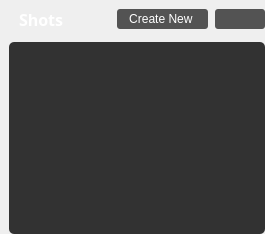
                           <widget class="QFrame" name="frameShots">
                            <property name="maximumSize">
                             <size>
                              <width>16777215</width>
                              <height>16777215</height>
                             </size>
                            </property>
                            <property name="frameShape">
                             <enum>QFrame::NoFrame</enum>
                            </property>
                            <property name="frameShadow">
                             <enum>QFrame::Raised</enum>
                            </property>
                            <layout class="QVBoxLayout" name="verticalLayout_14">
                             <property name="spacing">
                              <number>9</number>
                             </property>
                             <property name="leftMargin">
                              <number>9</number>
                             </property>
                             <property name="topMargin">
                              <number>0</number>
                             </property>
                             <property name="rightMargin">
                              <number>0</number>
                             </property>
                             <property name="bottomMargin">
                              <number>0</number>
                             </property>
                             <item>
                              <widget class="QFrame" name="frameTitleShots">
                               <property name="minimumSize">
                                <size>
                                 <width>0</width>
                                 <height>33</height>
                                </size>
                               </property>
                               <property name="maximumSize">
                                <size>
                                 <width>16777215</width>
                                 <height>33</height>
                                </size>
                               </property>
                               <property name="frameShape">
                                <enum>QFrame::NoFrame</enum>
                               </property>
                               <property name="frameShadow">
                                <enum>QFrame::Raised</enum>
                               </property>
                               <layout class="QHBoxLayout" name="horizontalLayout_10">
                                <property name="leftMargin">
                                 <number>0</number>
                                </property>
                                <property name="rightMargin">
                                 <number>0</number>
                                </property>
                                <property name="bottomMargin">
                                 <number>3</number>
                                </property>
                                <item>
                                 <spacer name="spacerShots">
                                  <property name="orientation">
                                   <enum>Qt::Horizontal</enum>
                                  </property>
                                  <property name="sizeType">
                                   <enum>QSizePolicy::Fixed</enum>
                                  </property>
                                  <property name="sizeHint" stdset="0">
                                   <size>
                                    <width>10</width>
                                    <height>0</height>
                                   </size>
                                  </property>
                                 </spacer>
                                </item>
                                <item>
                                 <widget class="QLabel" name="labelShots">
                                  <property name="font">
                                   <font>
                                    <family>Source Sans Pro</family>
                                    <pointsize>12</pointsize>
                                    <weight>75</weight>
                                    <bold>true</bold>
                                   </font>
                                  </property>
                                  <property name="styleSheet">
                                   <string notr="true">color: rgb(255, 255, 255);</string>
                                  </property>
                                  <property name="text">
                                   <string>Shots</string>
                                  </property>
                                  <property name="alignment">
                                   <set>Qt::AlignLeading|Qt::AlignLeft|Qt::AlignVCenter</set>
                                  </property>
                                 </widget>
                                </item>
                                <item>
                                 <spacer name="spacerAddDeleteShots">
                                  <property name="orientation">
                                   <enum>Qt::Horizontal</enum>
                                  </property>
                                  <property name="sizeType">
                                   <enum>QSizePolicy::Fixed</enum>
                                  </property>
                                  <property name="sizeHint" stdset="0">
                                   <size>
                                    <width>1</width>
                                    <height>20</height>
                                   </size>
                                  </property>
                                 </spacer>
                                </item>
                                <item>
                                 <widget class="QPushButton" name="buttonCreateShots">
                                  <property name="minimumSize">
                                   <size>
                                    <width>0</width>
                                    <height>20</height>
                                   </size>
                                  </property>
                                  <property name="maximumSize">
                                   <size>
                                    <width>95</width>
                                    <height>20</height>
                                   </size>
                                  </property>
                                  <property name="font">
                                   <font>
                                    <family>Segoe UI</family>
                                    <pointsize>9</pointsize>
                                    <weight>50</weight>
                                    <bold>false</bold>
                                   </font>
                                  </property>
                                  <property name="styleSheet">
                                   <string notr="true">QPushButton
{
	background-color: rgb(83, 83, 83);
	color: rgb(255, 255, 255);
	border-radius: 3px;
}
QPushButton:hover:!pressed
{
	background-color: rgb(100, 100, 100);
}</string>
                                  </property>
                                  <property name="text">
                                   <string>Create New </string>
                                  </property>
                                  <property name="icon">
                                   <iconset resource="cioxoQtResources.qrc">
                                    <normaloff>:/icons/graphics/icons/plus.svg</normaloff>:/icons/graphics/icons/plus.svg</iconset>
                                  </property>
                                 </widget>
                                </item>
                                <item>
                                 <spacer name="spacerReloadShots">
                                  <property name="orientation">
                                   <enum>Qt::Horizontal</enum>
                                  </property>
                                  <property name="sizeType">
                                   <enum>QSizePolicy::Fixed</enum>
                                  </property>
                                  <property name="sizeHint" stdset="0">
                                   <size>
                                    <width>1</width>
                                    <height>20</height>
                                   </size>
                                  </property>
                                 </spacer>
                                </item>
                                <item>
                                 <widget class="QPushButton" name="buttonReloadShots">
                                  <property name="minimumSize">
                                   <size>
                                    <width>50</width>
                                    <height>20</height>
                                   </size>
                                  </property>
                                  <property name="maximumSize">
                                   <size>
                                    <width>50</width>
                                    <height>20</height>
                                   </size>
                                  </property>
                                  <property name="font">
                                   <font>
                                    <family>Roboto</family>
                                    <pointsize>9</pointsize>
                                   </font>
                                  </property>
                                  <property name="styleSheet">
                                   <string notr="true">QPushButton
{
	background-color: rgb(83, 83, 83);
	color: rgb(255, 255, 255);
	border-radius: 3px;
}
QPushButton:hover:!pressed
{
	background-color: rgb(100, 100, 100);
}</string>
                                  </property>
                                  <property name="text">
                                   <string/>
                                  </property>
                                  <property name="icon">
                                   <iconset resource="cioxoQtResources.qrc">
                                    <normaloff>:/icons/graphics/icons/refreshCw.svg</normaloff>:/icons/graphics/icons/refreshCw.svg</iconset>
                                  </property>
                                 </widget>
                                </item>
                               </layout>
                              </widget>
                             </item>
                             <item>
                              <widget class="QListWidget" name="listShots">
                               <property name="font">
                                <font>
                                 <family>Segoe UI</family>
                                 <pointsize>10</pointsize>
                                </font>
                               </property>
                               <property name="styleSheet">
                                <string notr="true">QListWidget
{
	background-color: rgb(50, 50, 50);
	color: rgb(180, 180, 180);
	border-radius:5px;
}
QListWidget:item:hover:!pressed
{
	background :  rgb(70, 70, 70);
	color: rgb(255, 255, 255);
}

QScrollBar:vertical {
	border: none;
    background: rgb(50, 50, 50);
    width: 8px;
	border-top-right-radius: 4px;
	border-bottom-right-radius: 4px;
 }

/*  HANDLE BAR VERTICAL */
QScrollBar::handle:vertical {	
	background-color: rgb(130, 130, 130);
	min-height: 30px;
	border-radius: 3px;
}
QScrollBar::handle:vertical:hover{	
	background-color: rgb(255, 255, 255);
}
QScrollBar::handle:vertical:pressed {	
	background-color: rgb(200, 200, 200);
}

/* BTN TOP - SCROLLBAR */
QScrollBar::sub-line:vertical {
	border: none;
	background-color: rgb(59, 59, 90);
	height: 0px;
	border-top-left-radius: 3px;
	border-top-right-radius: 3px;
	subcontrol-position: top;
	subcontrol-origin: margin;
}
QScrollBar::sub-line:vertical:hover {	
	background-color: rgb(255, 255, 255);
}
QScrollBar::sub-line:vertical:pressed {	
	background-color: rgb(200, 200, 200);
}

/* BTN BOTTOM - SCROLLBAR */
QScrollBar::add-line:vertical {
	border: none;
	background-color: rgb(59, 59, 90);
	height: 0px;
	border-bottom-left-radius: 7px;
	border-bottom-right-radius: 7px;
	subcontrol-position: bottom;
	subcontrol-origin: margin;
}
QScrollBar::add-line:vertical:hover {	
	background-color: rgb(255, 0, 127);
}
QScrollBar::add-line:vertical:pressed {	
	background-color: rgb(185, 0, 92);
}

/* RESET ARROW */
QScrollBar::up-arrow:vertical, QScrollBar::down-arrow:vertical {
	background: none;
}
QScrollBar::add-page:vertical, QScrollBar::sub-page:vertical {
	background: none;
}</string>
                               </property>
                               <property name="frameShape">
                                <enum>QFrame::NoFrame</enum>
                               </property>
                               <property name="verticalScrollMode">
                                <enum>QAbstractItemView::ScrollPerPixel</enum>
                               </property>
                               <property name="horizontalScrollMode">
                                <enum>QAbstractItemView::ScrollPerPixel</enum>
                               </property>
                               <property name="spacing">
                                <number>4</number>
                               </property>
                               <property name="viewMode">
                                <enum>QListView::ListMode</enum>
                               </property>
                               <property name="sortingEnabled">
                                <bool>false</bool>
                               </property>
                              </widget>
                             </item>
                            </layout>
                           </widget>
